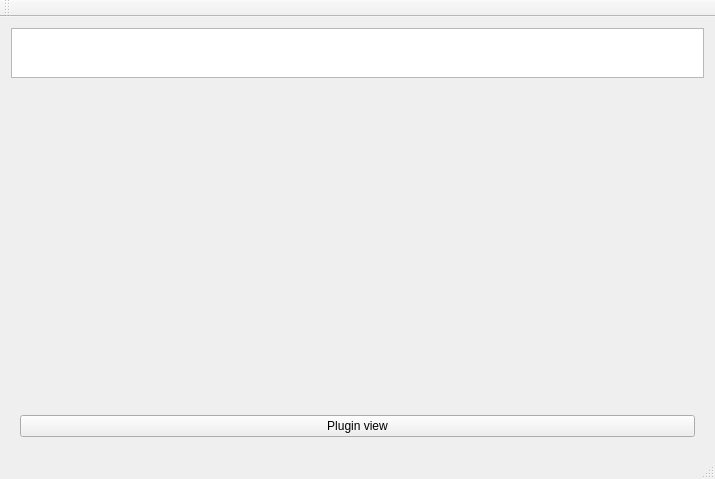
<?xml version="1.0" encoding="UTF-8"?>
<ui version="4.0">
 <class>MainWindow</class>
 <widget class="QMainWindow" name="MainWindow">
  <property name="geometry">
   <rect>
    <x>0</x>
    <y>0</y>
    <width>715</width>
    <height>479</height>
   </rect>
  </property>
  <property name="windowTitle">
   <string>MainWindow</string>
  </property>
  <widget class="QWidget" name="centralWidget">
   <layout class="QVBoxLayout" name="verticalLayout_2" stretch="0,0,0">
    <item>
     <widget class="QListWidget" name="listWidget">
      <property name="maximumSize">
       <size>
        <width>16777215</width>
        <height>50</height>
       </size>
      </property>
      <property name="layoutDirection">
       <enum>Qt::LeftToRight</enum>
      </property>
      <property name="flow">
       <enum>QListView::LeftToRight</enum>
      </property>
     </widget>
    </item>
    <item>
     <widget class="QStackedWidget" name="stackedWidget">
      <widget class="QWidget" name="page"/>
      <widget class="QWidget" name="page_2"/>
     </widget>
    </item>
    <item>
     <layout class="QHBoxLayout" name="horizontalLayout">
      <property name="leftMargin">
       <number>9</number>
      </property>
      <property name="topMargin">
       <number>9</number>
      </property>
      <property name="rightMargin">
       <number>9</number>
      </property>
      <property name="bottomMargin">
       <number>9</number>
      </property>
      <item>
       <widget class="QPushButton" name="pluginViewBtn">
        <property name="text">
         <string>Plugin view</string>
        </property>
       </widget>
      </item>
     </layout>
    </item>
   </layout>
  </widget>
  <widget class="QMenuBar" name="menuBar">
   <property name="geometry">
    <rect>
     <x>0</x>
     <y>0</y>
     <width>715</width>
     <height>22</height>
    </rect>
   </property>
  </widget>
  <widget class="QToolBar" name="mainToolBar">
   <attribute name="toolBarArea">
    <enum>TopToolBarArea</enum>
   </attribute>
   <attribute name="toolBarBreak">
    <bool>false</bool>
   </attribute>
  </widget>
  <widget class="QStatusBar" name="statusBar"/>
 </widget>
 <layoutdefault spacing="6" margin="11"/>
 <resources/>
 <connections/>
</ui>
